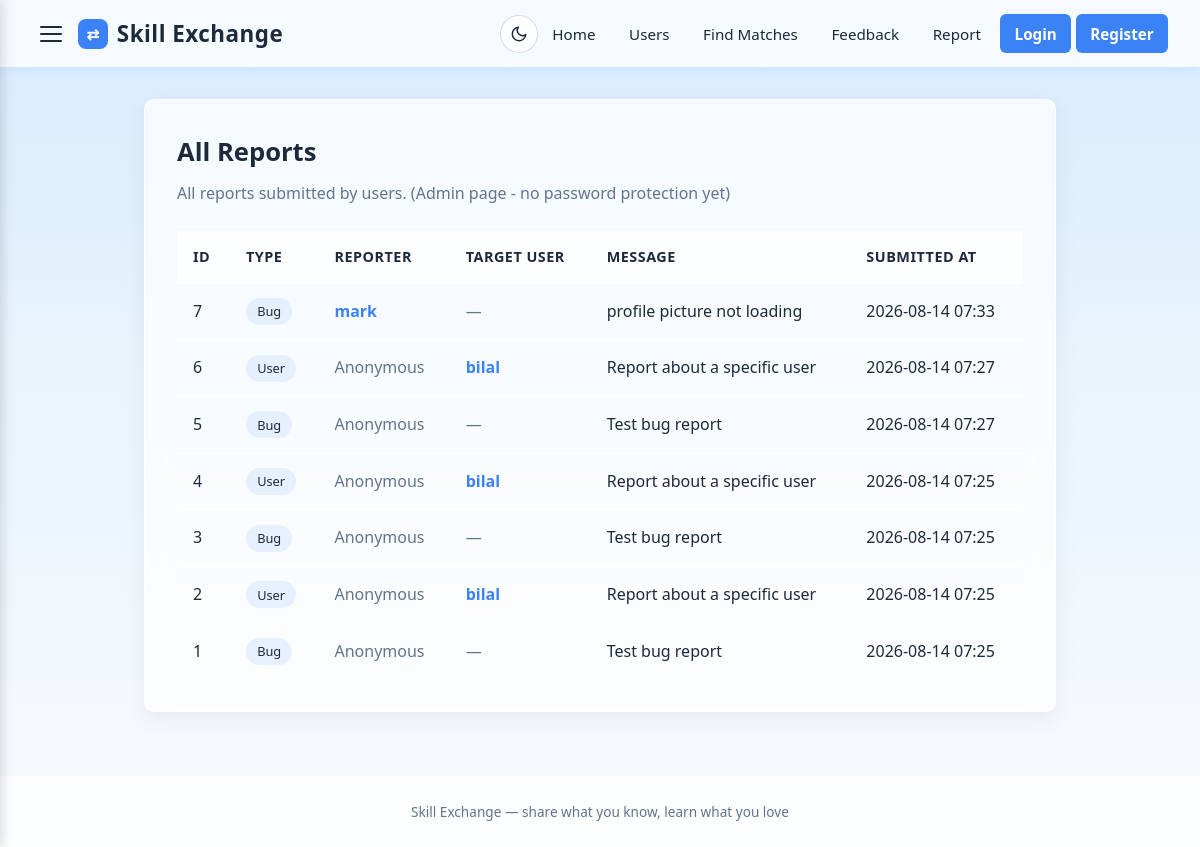
Screenshot of /admin/reports with the database file from the repository.
### models.py (models this page shows, shortened)
class Report(Base):
    __tablename__ = "reports"
    id = Column(Integer, primary_key=True, index=True)
    reporter_id = Column(Integer, ForeignKey("users.id"), nullable=True, index=True)
    report_type = Column(String, nullable=False)
    target_user_id = Column(Integer, ForeignKey("users.id"), nullable=True, index=True)
    message = Column(Text, nullable=False)
    created_at = Column(DateTime, default=datetime.utcnow, nullable=False)

class User(Base):
    __tablename__ = "users"
    id = Column(Integer, primary_key=True, index=True)
    name = Column(String, nullable=False)
    email = Column(String, unique=True, index=True, nullable=False)
    password = Column(String, nullable=True)
    skills_can_teach = Column(Text, default="[]")
    skills_want_to_learn = Column(Text, default="[]")
    bio = Column(Text, default="")
    age = Column(Integer, nullable=True, default=None)
    gender = Column(String, nullable=True, default=None)
    profile_picture = Column(String, nullable=True, default=None)

### main.py (the view)
@app.get("/admin/reports", response_class=HTMLResponse)
def admin_reports(request: Request, current_user: User = Depends(get_current_user), db: Session = Depends(get_db)):
    reports = db.query(Report).order_by(Report.created_at.desc(), Report.id.desc()).all()
    report_data = []
    for rep in reports:
        reporter_name = None
        if rep.reporter_id:
            reporter = db.query(User).filter(User.id == rep.reporter_id).first()
            reporter_name = reporter.name if reporter else None
        target_name = None
        if rep.target_user_id:
            target = db.query(User).filter(User.id == rep.target_user_id).first()
            target_name = target.name if target else None
        report_data.append(
            {
                "id": rep.id,
                "reporter_id": rep.reporter_id,
                "reporter_name": reporter_name,
                "report_type": rep.report_type,
                "report_type_label": REPORT_TYPE_LABELS.get(rep.report_type, rep.report_type),
                "target_user_id": rep.target_user_id,
                "target_name": target_name,
                "message": rep.message,
                "created_at": rep.created_at,
            }
        )
    return templates.TemplateResponse(
        request=request,
        name="admin_reports.html",
        context={
            "app_name": "Skill Exchange",
            "reports": report_data,
            "current_user": current_user,
        },
    )

### templates/admin_reports.html (shortened to what this page needs)
{% extends "base.html" %}
{% block content %}
<div class="card">
    <h1>All Reports</h1>
    <p class="subtitle">All reports submitted by users. (Admin page - no password protection yet)</p>
    {% if reports %}
    <table class="users-table">
        <thead>
            <tr>
                <th>ID</th>
                <th>Type</th>
                <th>Reporter</th>
                <th>Target User</th>
                <th>Message</th>
                <th>Submitted At</th>
            </tr>
        </thead>
        <tbody>
            {% for rep in reports %}
            <tr>
                <td>{{ rep.id }}</td>
                <td>
                    <span class="tag">{{ rep.report_type_label }}</span>
                </td>
                <td>
                    {% if rep.reporter_id %}
                    <a class="user-link" href="/user/{{ rep.reporter_id }}">{{ rep.reporter_name or rep.reporter_id }}</a>
                    {% else %}
                    <span class="text-muted">Anonymous</span>
                    {% endif %}
                </td>
                <td>
                    {% if rep.target_user_id %}
                    <a class="user-link" href="/user/{{ rep.target_user_id }}">{{ rep.target_name or rep.target_user_id }}</a>
                    {% else %}
                    <span class="text-muted">—</span>
                    {% endif %}
                </td>
                <td>{{ rep.message }}</td>
                <td>{{ rep.created_at.strftime('%Y-%m-%d %H:%M') if rep.created_at else '—' }}</td>
            </tr>
            {% endfor %}
        </tbody>
    </table>
    {% else %}
    <div class="empty-state">
        <div class="empty-icon">🚩</div>
        <div class="empty-title">No reports yet</div>
        <div class="empty-desc">When users submit reports, they will appear here.</div>
    </div>
    {% endif %}
</div>
{% endblock %}

### templates/base.html (style rules this page uses)
:root { --navy: #1e293b; --navy-light: #1e293b; --blue: #3b82f6; --blue-hover: #2563eb; --teal: #1abc9c; --orange: #f39c12; --purple: #8e44ad; --text: #1e293b; --text-secondary: #64748b; --text-muted: #64748b; --bg-gradient: linear-gradient(180deg, #d6ebff 0%, #eaf4fc 45%, #f7fbff 100%); --card-bg: rgba(255, 255, 255, 0.70); --card-bg-solid: #ffffff; --card-bg-alt: rgba(255, 255, 255, 0.70); --border: rgba(255, 255, 255, 0.8); --border-hover: rgba(255, 255, 255, 0.9); --input-border: #d1d8e0; --input-bg: rgba(255, 255, 255, 0.7); --input-focus-bg: #ffffff; --input-disabled-bg: #f0f2f5; --section-bg: rgba(255, 255, 255, 0.5); --table-header-bg: rgba(255, 255, 255, 0.6); --table-row-hover: rgba(255, 255, 255, 0.5); --tag-bg: rgba(59, 130, 246, 0.1); --tag-teach-bg: rgba(16, 185, 129, 0.1); --tag-learn-bg: rgba(245, 158, 11, 0.1); --rating-chip-border: #f5d78e; --star-empty: #d5d8dc; --me-gain-bg: #d5f5e3; --me-gain-text: #1e8449; --they-gain-bg: #d6eaf8; --they-gain-text: #21618c; --chat-bg: linear-gradient(180deg, #fbfcfd 0%, #f4f6f9 100%); --chat-divider-bg: #e8edf2; --scrollbar-thumb: #cbd5e0; --sidebar-item-hover: rgba(59, 130, 246, 0.08); --error-bg: #fdf0ef; --error-border: #f5c6c2; --success-bg: #e8f8f5; --success-border: #b2dfdb; --success-text: #148f77; --danger: #e74c3c; --danger-dark: #c0392b; --success: #1abc9c; --shadow-sm: 0 1px 3px rgba(0, 0, 0, 0.08); --shadow: 0 8px 24px rgba(15, 23, 42, 0.06); --shadow-hover: 0 8px 24px rgba(15, 23, 42, 0.10); --shadow-blue: 0 10px 30px rgba(59, 130, 246, 0.10); --radius-sm: 6px; --radius-md: 10px; --radius-lg: 14px; --radius-pill: 999px; --ease: 0.2s ease; --ease-bounce: 0.25s cubic-bezier(0.4, 0, 0.2, 1); }
:root:not([data-theme="dark"]) .card { background: rgba(255, 255, 255, 0.70); border: 1px solid rgba(255, 255, 255, 0.8); backdrop-filter: blur(12px); -webkit-backdrop-filter: blur(12px); box-shadow: 0 8px 24px rgba(15, 23, 42, 0.06); }
:root:not([data-theme="dark"]) .users-table th { background-color: rgba(255, 255, 255, 0.6); }
* { margin: 0; padding: 0; box-sizing: border-box; }
html { scroll-behavior: smooth; }
body { font-family: 'Segoe UI', Tahoma, Geneva, Verdana, sans-serif; background: var(--bg-gradient); background-attachment: fixed; color: var(--text); line-height: 1.6; min-height: 100vh; display: flex; flex-direction: column; transition: background 0.3s ease, color 0.3s ease; }
.card, .feature-card, .home-info, .sidebar, .chat-form, .footer { backdrop-filter: blur(12px); -webkit-backdrop-filter: blur(12px); }
.card { background: var(--card-bg); border-radius: var(--radius-md); padding: 2rem; box-shadow: var(--shadow); border: 1px solid var(--border); transition: background var(--ease), border-color var(--ease), box-shadow var(--ease); }
.card h1 { color: var(--navy); margin-bottom: 0.5rem; font-size: 1.6rem; }
.card .subtitle { color: var(--text-secondary); margin-bottom: 1.5rem; }
.users-table { width: 100%; border-collapse: collapse; margin-top: 1rem; }
.users-table th, .users-table td { padding: 0.9rem 1rem; text-align: left; border-bottom: 1px solid var(--border); }
.users-table th { background-color: var(--table-header-bg); color: var(--navy); font-weight: 600; font-size: 0.9rem; text-transform: uppercase; letter-spacing: 0.5px; }
.users-table tbody tr { transition: background-color var(--ease); }
.users-table tbody tr:last-child td { border-bottom: none; }
.user-link { color: var(--blue); text-decoration: none; font-weight: 600; transition: color var(--ease); }
.tag { background-color: var(--tag-bg); color: var(--navy); padding: 0.2rem 0.7rem; border-radius: var(--radius-pill); font-size: 0.8rem; font-weight: 500; transition: transform var(--ease), box-shadow var(--ease); display: inline-flex; align-items: center; }
.text-muted { color: var(--text-muted); }

### rows the page displays
Report: id "7", report_type_label "Bug", name "mark", message "profile picture not loading", created_at "2026-08-14 07:33"
Report: id "6", report_type_label "User", shows "Anonymous", name "bilal", message "Report about a specific user", created_at "2026-08-14 07:27"
Report: id "5", report_type_label "Bug", shows "Anonymous", message "Test bug report", created_at "2026-08-14 07:27"
Report: id "4", report_type_label "User", shows "Anonymous", name "bilal", message "Report about a specific user", created_at "2026-08-14 07:25"
Report: id "3", report_type_label "Bug", shows "Anonymous", message "Test bug report", created_at "2026-08-14 07:25"
Report: id "2", report_type_label "User", shows "Anonymous", name "bilal", message "Report about a specific user", created_at "2026-08-14 07:25"
Report: id "1", report_type_label "Bug", shows "Anonymous", message "Test bug report", created_at "2026-08-14 07:25"

### other values shown
{{ app_name }} "Skill Exchange"
